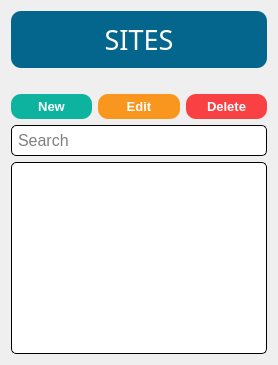
      <widget class="QWidget" name="page_site_listingview">
       <layout class="QGridLayout" name="gridLayout_12">
        <item row="0" column="0" colspan="3">
         <widget class="QLabel" name="label_10">
          <property name="font">
           <font>
            <family>Impact</family>
            <pointsize>20</pointsize>
           </font>
          </property>
          <property name="styleSheet">
           <string notr="true">QLabel {
	color: white;
    background-color: #05668d;
    border-style: outset;
    border-radius: 10px;
    padding: 10px;
	margin: 0px 0px 20px 0px;
}</string>
          </property>
          <property name="text">
           <string>SITES</string>
          </property>
          <property name="alignment">
           <set>Qt::AlignCenter</set>
          </property>
         </widget>
        </item>
        <item row="1" column="0">
         <widget class="QPushButton" name="site_listingview_btnNew">
          <property name="font">
           <font>
            <family>Arial</family>
            <pointsize>10</pointsize>
            <weight>75</weight>
            <bold>true</bold>
           </font>
          </property>
          <property name="cursor">
           <cursorShape>PointingHandCursor</cursorShape>
          </property>
          <property name="focusPolicy">
           <enum>Qt::NoFocus</enum>
          </property>
          <property name="styleSheet">
           <string notr="true">QPushButton {
	color: white;
    background-color: #0db39e;
    border-style: outset;
    border-radius: 10px;
    padding: 5px;
}

QPushButton:hover {
	    background-color: #16db93;
}</string>
          </property>
          <property name="text">
           <string>New</string>
          </property>
         </widget>
        </item>
        <item row="1" column="1">
         <widget class="QPushButton" name="site_listingview_btnEdit">
          <property name="font">
           <font>
            <family>Arial</family>
            <pointsize>10</pointsize>
            <weight>75</weight>
            <bold>true</bold>
           </font>
          </property>
          <property name="cursor">
           <cursorShape>PointingHandCursor</cursorShape>
          </property>
          <property name="focusPolicy">
           <enum>Qt::NoFocus</enum>
          </property>
          <property name="styleSheet">
           <string notr="true">QPushButton {
	color: white;
    background-color: #f8961e;
    border-style: outset;
    border-radius: 10px;
    padding: 5px;
}

QPushButton:hover {
	    background-color: #f9c74f;
}</string>
          </property>
          <property name="text">
           <string>Edit</string>
          </property>
         </widget>
        </item>
        <item row="1" column="2">
         <widget class="QPushButton" name="site_listingview_btnDelete">
          <property name="font">
           <font>
            <family>Arial</family>
            <pointsize>10</pointsize>
            <weight>75</weight>
            <bold>true</bold>
           </font>
          </property>
          <property name="cursor">
           <cursorShape>PointingHandCursor</cursorShape>
          </property>
          <property name="focusPolicy">
           <enum>Qt::NoFocus</enum>
          </property>
          <property name="styleSheet">
           <string notr="true">QPushButton {
	color: white;
    background-color: #f94144;
    border-style: outset;
    border-radius: 10px;
    padding: 5px;
}

QPushButton:hover {
	    background-color: #ff595e;
}</string>
          </property>
          <property name="text">
           <string>Delete</string>
          </property>
         </widget>
        </item>
        <item row="2" column="0" colspan="3">
         <widget class="QLineEdit" name="site_listingview_txtSearch">
          <property name="font">
           <font>
            <family>Arial</family>
            <pointsize>12</pointsize>
           </font>
          </property>
          <property name="styleSheet">
           <string notr="true">QLineEdit {
	background-color: white;
	border-style: inset;
	border-width: 1px;
	border-radius: 5px;
	border-color: black;
	padding: 4px;
}

QLineEdit:focus {
	border-width: 2px;
	border-color: #028090;
}</string>
          </property>
          <property name="placeholderText">
           <string>Search</string>
          </property>
          <property name="clearButtonEnabled">
           <bool>true</bool>
          </property>
         </widget>
        </item>
        <item row="3" column="0" colspan="3">
         <widget class="QTableWidget" name="site_listingview_tblSite">
          <property name="focusPolicy">
           <enum>Qt::ClickFocus</enum>
          </property>
          <property name="styleSheet">
           <string notr="true">QTableWidget {
	background-color: white;
	border-style: inset;
	border-width: 1px;
	border-radius: 5px;
	border-color: black;
	padding: 4px;
}

QTableWidget:focus {
	border-width: 2px;
	border-color: #028090;
}</string>
          </property>
          <property name="editTriggers">
           <set>QAbstractItemView::NoEditTriggers</set>
          </property>
          <property name="tabKeyNavigation">
           <bool>false</bool>
          </property>
          <property name="alternatingRowColors">
           <bool>false</bool>
          </property>
          <property name="selectionMode">
           <enum>QAbstractItemView::SingleSelection</enum>
          </property>
          <property name="selectionBehavior">
           <enum>QAbstractItemView::SelectRows</enum>
          </property>
          <property name="sortingEnabled">
           <bool>true</bool>
          </property>
          <property name="cornerButtonEnabled">
           <bool>false</bool>
          </property>
          <attribute name="horizontalHeaderStretchLastSection">
           <bool>true</bool>
          </attribute>
          <attribute name="verticalHeaderVisible">
           <bool>false</bool>
          </attribute>
         </widget>
        </item>
       </layout>
      </widget>
